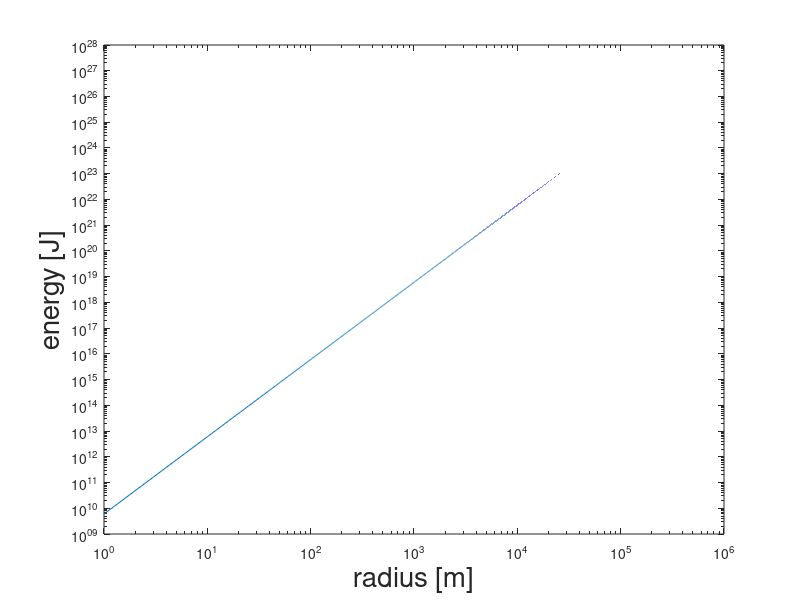

The MATLAB source for this figure:
% Define radius
r = 1:1000000; % meters

% Initialize vector to save energies
energy = zeros(1, length(r));

% Define constants
v = 10^3; % m / s
rho = 3000; % kg / m^3

% loop through r to calculate energy
for i=1:length(r)
    energy(i) = 2 * rho * r(i)^3 * v^2;
end

% Plot on a log-log scale
loglog(r, energy)
xlabel('radius [m]', 'FontSize', 20)
ylabel('energy [J]', 'FontSize', 20)